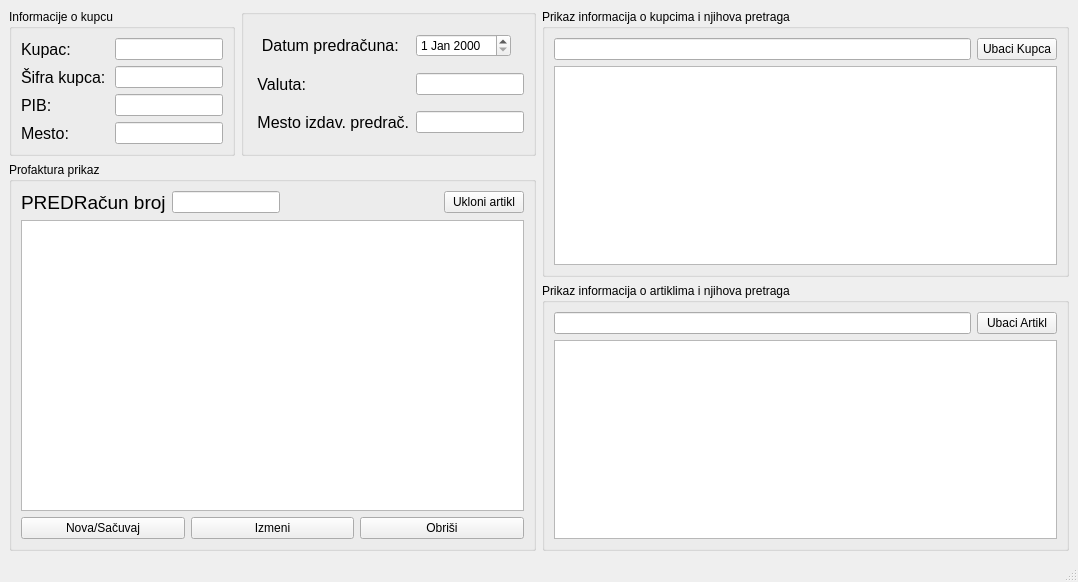
<?xml version="1.0" encoding="UTF-8"?>
<ui version="4.0">
 <class>FormaProfaktura</class>
 <widget class="QMainWindow" name="FormaProfaktura">
  <property name="geometry">
   <rect>
    <x>0</x>
    <y>0</y>
    <width>1078</width>
    <height>582</height>
   </rect>
  </property>
  <property name="minimumSize">
   <size>
    <width>454</width>
    <height>484</height>
   </size>
  </property>
  <property name="windowTitle">
   <string>Profaktura</string>
  </property>
  <widget class="QWidget" name="centralwidget">
   <layout class="QHBoxLayout" name="horizontalLayout_6">
    <item>
     <layout class="QVBoxLayout" name="verticalLayout_8">
      <item>
       <layout class="QGridLayout" name="gridLayout_3">
        <item row="0" column="0">
         <widget class="QGroupBox" name="informacijeKupac">
          <property name="title">
           <string>Informacije o kupcu</string>
          </property>
          <layout class="QGridLayout" name="gridLayout">
           <item row="0" column="0">
            <widget class="QLabel" name="label_3">
             <property name="font">
              <font>
               <pointsize>12</pointsize>
              </font>
             </property>
             <property name="text">
              <string>Kupac:</string>
             </property>
            </widget>
           </item>
           <item row="0" column="1">
            <widget class="QLineEdit" name="kupac">
             <property name="sizePolicy">
              <sizepolicy hsizetype="Fixed" vsizetype="Fixed">
               <horstretch>0</horstretch>
               <verstretch>0</verstretch>
              </sizepolicy>
             </property>
            </widget>
           </item>
           <item row="1" column="0">
            <widget class="QLabel" name="label">
             <property name="font">
              <font>
               <pointsize>12</pointsize>
              </font>
             </property>
             <property name="text">
              <string>Šifra kupca:</string>
             </property>
            </widget>
           </item>
           <item row="1" column="1">
            <widget class="QLineEdit" name="sifraKupca">
             <property name="sizePolicy">
              <sizepolicy hsizetype="Fixed" vsizetype="Fixed">
               <horstretch>0</horstretch>
               <verstretch>0</verstretch>
              </sizepolicy>
             </property>
            </widget>
           </item>
           <item row="2" column="0">
            <widget class="QLabel" name="label_2">
             <property name="font">
              <font>
               <pointsize>12</pointsize>
              </font>
             </property>
             <property name="text">
              <string>PIB:</string>
             </property>
            </widget>
           </item>
           <item row="2" column="1">
            <widget class="QLineEdit" name="PIB">
             <property name="sizePolicy">
              <sizepolicy hsizetype="Fixed" vsizetype="Fixed">
               <horstretch>0</horstretch>
               <verstretch>0</verstretch>
              </sizepolicy>
             </property>
            </widget>
           </item>
           <item row="3" column="0">
            <widget class="QLabel" name="label_4">
             <property name="font">
              <font>
               <pointsize>12</pointsize>
              </font>
             </property>
             <property name="text">
              <string>Mesto:</string>
             </property>
            </widget>
           </item>
           <item row="3" column="1">
            <widget class="QLineEdit" name="mesto">
             <property name="sizePolicy">
              <sizepolicy hsizetype="Fixed" vsizetype="Fixed">
               <horstretch>0</horstretch>
               <verstretch>0</verstretch>
              </sizepolicy>
             </property>
            </widget>
           </item>
          </layout>
         </widget>
        </item>
        <item row="0" column="1">
         <widget class="QGroupBox" name="groupBox">
          <property name="title">
           <string/>
          </property>
          <layout class="QGridLayout" name="gridLayout_2">
           <item row="0" column="0">
            <widget class="QLabel" name="label_6">
             <property name="font">
              <font>
               <pointsize>12</pointsize>
              </font>
             </property>
             <property name="text">
              <string>  Datum predračuna:</string>
             </property>
            </widget>
           </item>
           <item row="0" column="1">
            <widget class="QDateEdit" name="datumPredracuna">
             <property name="sizePolicy">
              <sizepolicy hsizetype="Fixed" vsizetype="Fixed">
               <horstretch>0</horstretch>
               <verstretch>0</verstretch>
              </sizepolicy>
             </property>
            </widget>
           </item>
           <item row="1" column="0">
            <widget class="QLabel" name="label_5">
             <property name="font">
              <font>
               <pointsize>12</pointsize>
              </font>
             </property>
             <property name="text">
              <string> Valuta:</string>
             </property>
            </widget>
           </item>
           <item row="1" column="1">
            <widget class="QLineEdit" name="valuta">
             <property name="sizePolicy">
              <sizepolicy hsizetype="Fixed" vsizetype="Fixed">
               <horstretch>0</horstretch>
               <verstretch>0</verstretch>
              </sizepolicy>
             </property>
            </widget>
           </item>
           <item row="2" column="0">
            <widget class="QLabel" name="label_8">
             <property name="font">
              <font>
               <pointsize>12</pointsize>
              </font>
             </property>
             <property name="text">
              <string> Mesto izdav. predrač.</string>
             </property>
            </widget>
           </item>
           <item row="2" column="1">
            <widget class="QLineEdit" name="mestoIzdavanja">
             <property name="sizePolicy">
              <sizepolicy hsizetype="Fixed" vsizetype="Fixed">
               <horstretch>0</horstretch>
               <verstretch>0</verstretch>
              </sizepolicy>
             </property>
            </widget>
           </item>
          </layout>
         </widget>
        </item>
       </layout>
      </item>
      <item>
       <widget class="QGroupBox" name="groupBox_2">
        <property name="title">
         <string>Profaktura prikaz</string>
        </property>
        <layout class="QVBoxLayout" name="verticalLayout_7">
         <item>
          <layout class="QVBoxLayout" name="verticalLayout_3">
           <item>
            <layout class="QVBoxLayout" name="verticalLayout">
             <item>
              <layout class="QHBoxLayout" name="horizontalLayout">
               <item>
                <widget class="QLabel" name="label_9">
                 <property name="font">
                  <font>
                   <pointsize>14</pointsize>
                  </font>
                 </property>
                 <property name="layoutDirection">
                  <enum>Qt::RightToLeft</enum>
                 </property>
                 <property name="text">
                  <string>PREDRačun broj</string>
                 </property>
                </widget>
               </item>
               <item>
                <widget class="QLineEdit" name="brojPredracuna">
                 <property name="sizePolicy">
                  <sizepolicy hsizetype="Fixed" vsizetype="Fixed">
                   <horstretch>0</horstretch>
                   <verstretch>0</verstretch>
                  </sizepolicy>
                 </property>
                </widget>
               </item>
               <item>
                <spacer name="horizontalSpacer">
                 <property name="orientation">
                  <enum>Qt::Horizontal</enum>
                 </property>
                 <property name="sizeHint" stdset="0">
                  <size>
                   <width>40</width>
                   <height>20</height>
                  </size>
                 </property>
                </spacer>
               </item>
               <item>
                <widget class="QPushButton" name="pUkloniArtikl">
                 <property name="text">
                  <string>Ukloni artikl</string>
                 </property>
                </widget>
               </item>
              </layout>
             </item>
             <item>
              <widget class="QTableView" name="prikaz"/>
             </item>
            </layout>
           </item>
           <item>
            <layout class="QHBoxLayout" name="horizontalLayout_3">
             <item>
              <widget class="QPushButton" name="nova">
               <property name="sizePolicy">
                <sizepolicy hsizetype="Expanding" vsizetype="Fixed">
                 <horstretch>0</horstretch>
                 <verstretch>0</verstretch>
                </sizepolicy>
               </property>
               <property name="text">
                <string>Nova/Sačuvaj</string>
               </property>
              </widget>
             </item>
             <item>
              <widget class="QPushButton" name="izmeni">
               <property name="sizePolicy">
                <sizepolicy hsizetype="Expanding" vsizetype="Fixed">
                 <horstretch>0</horstretch>
                 <verstretch>0</verstretch>
                </sizepolicy>
               </property>
               <property name="text">
                <string>Izmeni</string>
               </property>
              </widget>
             </item>
             <item>
              <widget class="QPushButton" name="obrisi">
               <property name="sizePolicy">
                <sizepolicy hsizetype="Expanding" vsizetype="Fixed">
                 <horstretch>0</horstretch>
                 <verstretch>0</verstretch>
                </sizepolicy>
               </property>
               <property name="text">
                <string>Obriši</string>
               </property>
              </widget>
             </item>
            </layout>
           </item>
          </layout>
         </item>
        </layout>
       </widget>
      </item>
     </layout>
    </item>
    <item>
     <layout class="QVBoxLayout" name="verticalLayout_6">
      <item>
       <widget class="QGroupBox" name="groupBox_4">
        <property name="title">
         <string>Prikaz informacija o kupcima i njihova pretraga</string>
        </property>
        <layout class="QHBoxLayout" name="horizontalLayout_5">
         <item>
          <layout class="QVBoxLayout" name="verticalLayout_5">
           <item>
            <layout class="QHBoxLayout" name="horizontalLayout_4">
             <item>
              <widget class="QLineEdit" name="pretragaKupaca"/>
             </item>
             <item>
              <widget class="QPushButton" name="ubaciKupca">
               <property name="text">
                <string>Ubaci Kupca</string>
               </property>
              </widget>
             </item>
            </layout>
           </item>
           <item>
            <widget class="QTableView" name="twKupac"/>
           </item>
          </layout>
         </item>
        </layout>
       </widget>
      </item>
      <item>
       <widget class="QGroupBox" name="groupBox_3">
        <property name="title">
         <string>Prikaz informacija o artiklima i njihova pretraga</string>
        </property>
        <layout class="QVBoxLayout" name="verticalLayout_4">
         <item>
          <layout class="QVBoxLayout" name="verticalLayout_2">
           <item>
            <layout class="QHBoxLayout" name="horizontalLayout_2">
             <item>
              <widget class="QLineEdit" name="pretragaArtikl"/>
             </item>
             <item>
              <widget class="QPushButton" name="ubaciArtikl">
               <property name="sizePolicy">
                <sizepolicy hsizetype="Fixed" vsizetype="Fixed">
                 <horstretch>0</horstretch>
                 <verstretch>0</verstretch>
                </sizepolicy>
               </property>
               <property name="text">
                <string>Ubaci Artikl</string>
               </property>
              </widget>
             </item>
            </layout>
           </item>
           <item>
            <widget class="QTableView" name="twArtikli"/>
           </item>
          </layout>
         </item>
        </layout>
       </widget>
      </item>
     </layout>
    </item>
   </layout>
  </widget>
  <widget class="QMenuBar" name="menubar">
   <property name="geometry">
    <rect>
     <x>0</x>
     <y>0</y>
     <width>1078</width>
     <height>21</height>
    </rect>
   </property>
  </widget>
  <widget class="QStatusBar" name="statusbar"/>
 </widget>
 <resources/>
 <connections/>
</ui>
